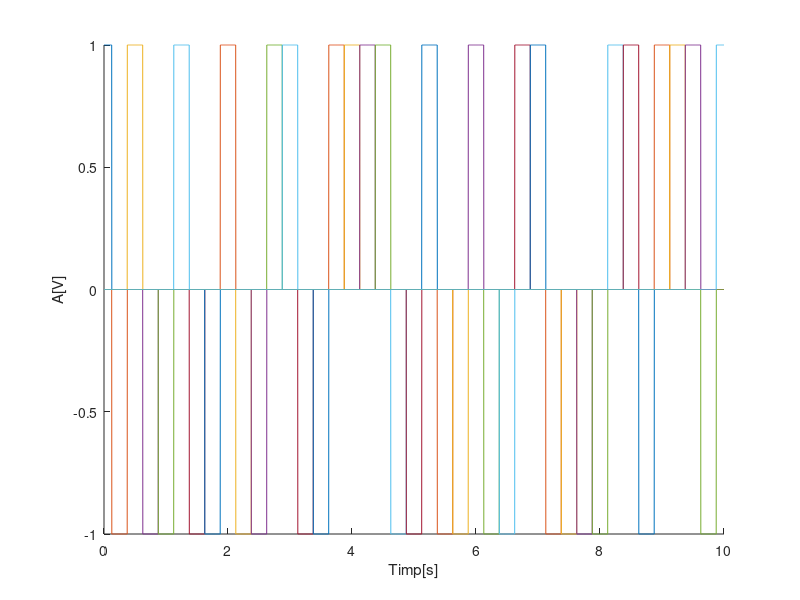
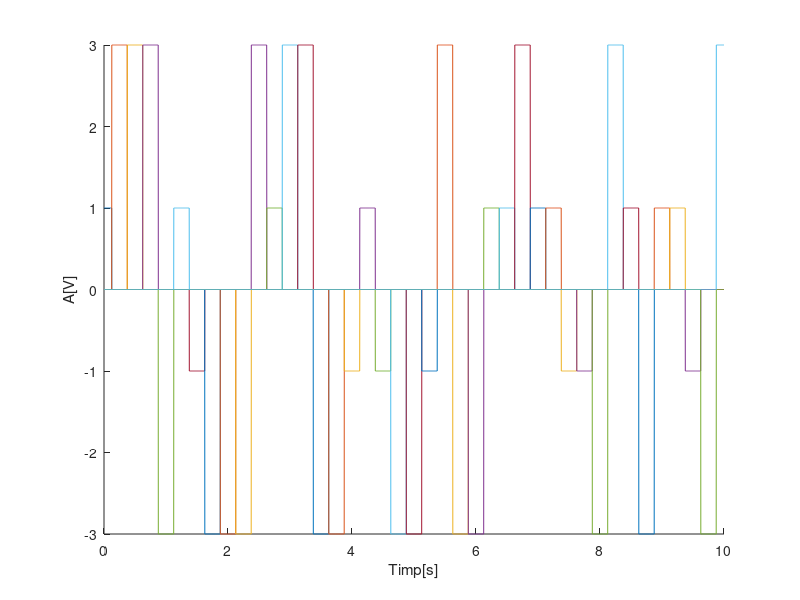
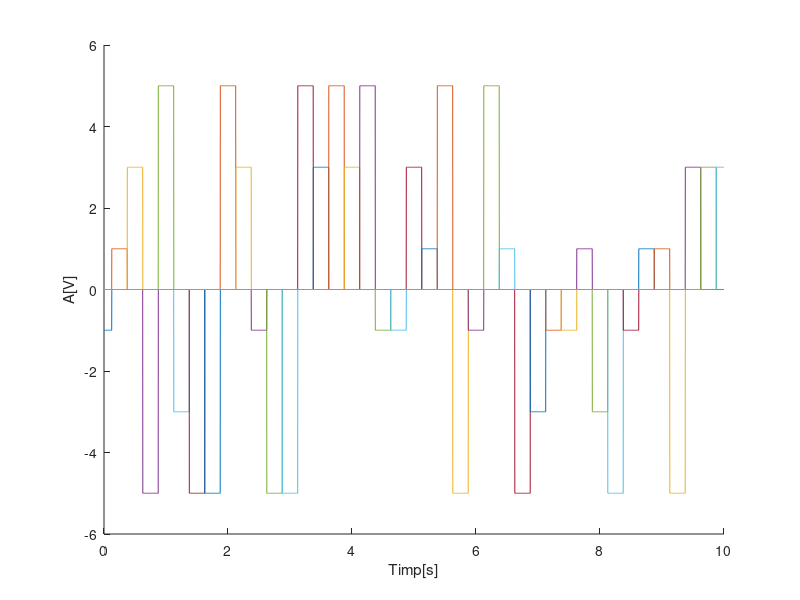
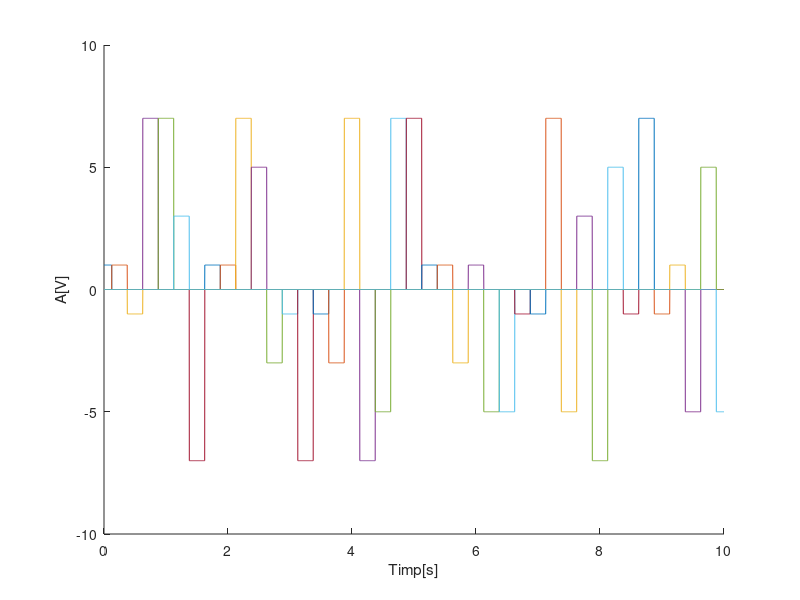

Recreate these plots in MATLAB, in order.
t1=0:0.002:10; % rezolutie temporala de 2ms
figure(1)
nivel=[ -1, 1 ]; %nivelul este un vector cu 2 valori: 1 si -1
hold on
for n=0:0.25:10
x = datasample(nivel, 1);
plot(t1, x*rectpuls(t1-n, 0.25))
end
xlabel('Timp[s]'), ylabel('A[V]') 
hold off


figure(2)
nivel=[-3, -1, 1, 3 ];
hold on
for n=0:0.25:10
x = datasample(nivel, 1);
plot(t1, x*rectpuls(t1-n, 0.25))
end
xlabel('Timp[s]'), ylabel('A[V]')
hold off


figure(3)
nivel = [ -5, -3, -1, 1, 3, 5 ];
hold on
for n=0:0.25:10
x = datasample(nivel, 1);
plot(t1, x*rectpuls(t1-n, 0.25))
end
xlabel('Timp[s]'), ylabel('A[V]')
hold off


figure(4)
nivel = [ -7, -5, -3, -1, 1, 3, 5, 7];
hold on
for n=0:0.25:10
x = datasample(nivel, 1);
plot(t1, x*rectpuls(t1-n, 0.25))
end
xlabel('Timp[s]'), ylabel('A[V]')
hold off


%rezolutia temporala de 20ms
t2=0:0.02:10; 
figure(5)
nivel = [ -1, 1 ]; 
hold on
for n=0:0.25:10
x = datasample(nivel, 1);
plot(t2, x*rectpuls(t2-n, 0.25))
end
xlabel('Timp[s]'), ylabel('A[V]')
hold off

figure(6)
nivel = [ -3, -1, 1, 3 ]; 
hold on
for n=0:0.25:10
x = datasample(nivel, 1);
plot(t2, x*rectpuls(t2-n, 0.25))
end
xlabel('Timp[s]'), ylabel('A[V]')
hold off


figure(7)
nivel = [ -5, -3, -1, 1, 3, 5 ];
hold on
for n=0:0.25:10
x = datasample(nivel, 1);
plot(t2, x*rectpuls(t2-n, 0.25))
end
xlabel('Timp[s]'),ylabel('A[V]')
hold off


figure(8)
nivel = [ -7, -5, -3, -1, 1, 3, 5, 7];
hold on
for n=0:0.25:10
x = datasample(nivel, 1);
plot(t2, x*rectpuls(t2-n, 0.25))
end
title('Semnal Dreptunghiular multinivel aleator')
xlabel('Timp [s]')
ylabel('A [V]')
hold off


%rezolutia temporala de 200ms
t3=0:0.2:10; 
figure(9)
nivel = [ -1, 1 ];
hold on
for n=0:0.25:10
x = datasample(nivel, 1);
plot(t3, x*rectpuls(t3-n, 0.25))
end
xlabel('Timp [s]'), ylabel('A [V]')
hold off


figure(10)
nivel = [ -3, -1, 1, 3 ];
hold on
for n=0:0.25:10
x = datasample(nivel, 1);
plot(t3, x*rectpuls(t3-n, 0.25))
end
xlabel('Timp[s]'),ylabel('A[V]')
hold off


figure(11)
nivel = [ -5, -3, -1, 1, 3, 5 ];
hold on
for n=0:0.25:10
x = datasample(nivel, 1);
plot(t3, x*rectpuls(t3-n, 0.25))
end
xlabel('Timp[s]'), ylabel('A[V]')
hold off


figure(12)
nivel = [ -7, -5, -3, -1, 1, 3, 5, 7];
hold on
for n=0:0.25:10
x = datasample(nivel, 1);
plot(t3, x*rectpuls(t3-n, 0.25))
end
xlabel('Timp[s]'), ylabel('A[V]')
hold off